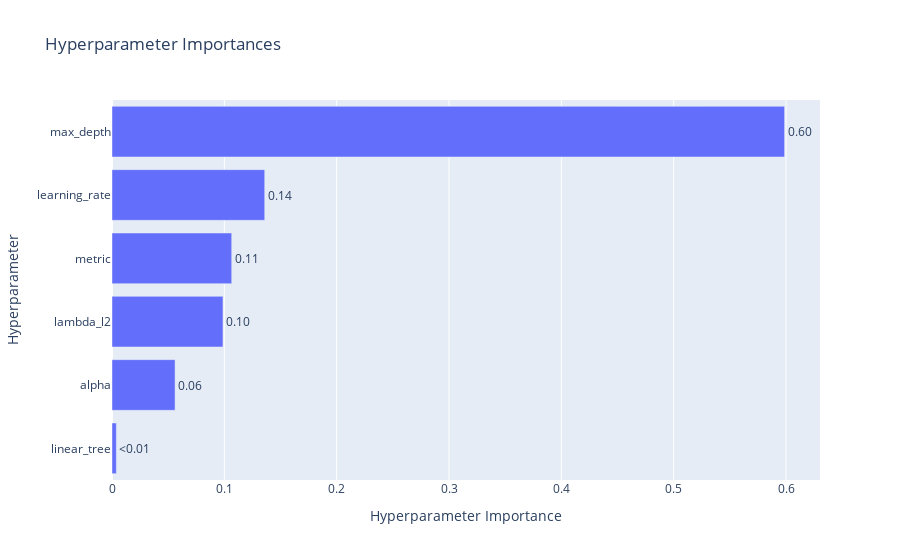

This figure's notebook cell:
### Code cell
fig = optuna.visualization.plot_param_importances(study)
fig.show()

### Figure 1 — Plotly figure (JSON) as saved in the notebook; plotly's stock layout.template omitted (floating-point values rounded to 4 significant figures)
{"data": [{"cliponaxis": false, "hovertemplate": ["linear_tree (CategoricalDistribution): 0.003858779691804<extra></extra>", "alpha (FloatDistribution): 0.05613355618120272<extra></extra>", "lambda_l2 (FloatDistribution): 0.09879290763544518<extra></extra>", "metric (CategoricalDistribution): 0.10654093513306997<extra></extra>", "learning_rate (FloatDistribution): 0.13594788188863402<extra></extra>", "max_depth (IntDistribution): 0.5987259394698441<extra></extra>"], "name": "Objective Value", "orientation": "h", "text": ["<0.01", "0.06", "0.10", "0.11", "0.14", "0.60"], "textposition": "outside", "type": "bar", "x": [0.003859, 0.05613, 0.09879, 0.1065, 0.1359, 0.5987], "y": ["linear_tree", "alpha", "lambda_l2", "metric", "learning_rate", "max_depth"]}], "layout": {"title": {"text": "Hyperparameter Importances"}, "xaxis": {"title": {"text": "Hyperparameter Importance"}}, "yaxis": {"title": {"text": "Hyperparameter"}}}}
